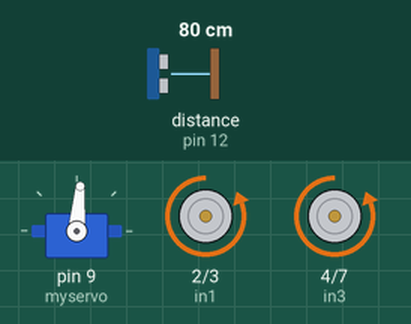
This sketch was run on a simulated Arduino Uno, built with avr-gcc and run on an emulated ATmega328P. On the bench: servo, motor-driver pin pairs drawn as motors (green arrow = first pin HIGH = forward, orange = second pin HIGH = backward, longer = more drive). Wiring (inferred from the names in the program): ultrasonic range finder: trigger pin 11; echo pin 12. The inputs (shaded band) are chosen by the test bench; at power-on: distance to the obstacle (sensor on pin 12) 80 cm. The echo pulse lasts 58.3 µs per cm.

Above: at 1.2 s.
1.3 s: distance to the obstacle (sensor on pin 12) set to 35 cm
2.8 s: distance to the obstacle (sensor on pin 12) set to 28 cm
At 3.25 s:
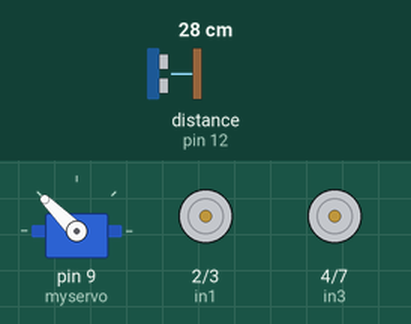
At 4.3 s:
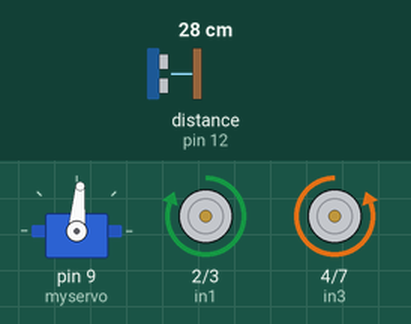
5.8 s: distance to the obstacle (sensor on pin 12) set to 4 cm
8.8 s: distance to the obstacle (sensor on pin 12) set to 10 cm
11.8 s: distance to the obstacle (sensor on pin 12) set to 13 cm
At 12.2 s:
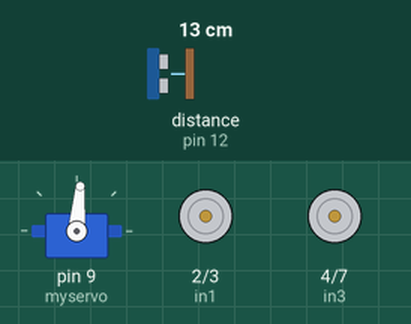
14.8 s: distance to the obstacle (sensor on pin 12) set to 9 cm
At 16.19 s:
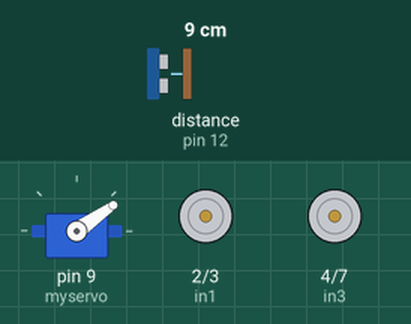
Timing chart, 0 to 18.8 s (numbered marks = the images above; inputs shaded):
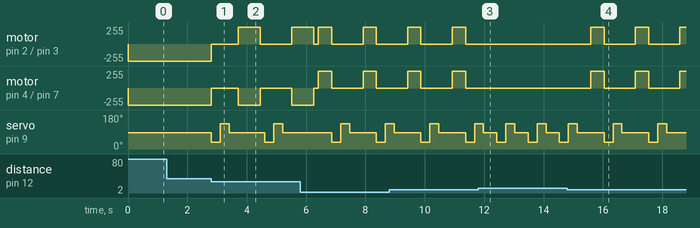

Measured:
- the behaviour switches between 32 and 31 cm on distance to the obstacle (sensor on pin 12) (found by bisection; images 0 and 1)
- after the input at 1.3 s, every drawn part: stays the same
- after the input at 2.8 s, motor on pin 2 (in1) / pin 3 (in2): alternates forward 255/255 for 0.75 s and stopped for 0.98 s, starting at once; motor on pin 4 (in3) / pin 7 (in4): alternates backward 255/255 for 0.75 s and stopped for 0.98 s, starting at once
- after the input at 11.8 s, motor on pin 2 (in1) / pin 3 (in2), motor on pin 4 (in3) / pin 7 (in4): stops changing and stays stopped
- after the input at 14.8 s, motor on pin 2 (in1) / pin 3 (in2), motor on pin 4 (in3) / pin 7 (in4): alternates forward 255/255 for 0.45 s and stopped for 1.1 s, starting after 0.79 s

The sketch:

RC_Car_ultra.ino
```cpp
#include <Servo.h>
#define in1 2
#define in2 3
#define in3 4
#define in4 7

Servo myservo;
int pos = 0;
const int trigPin = 11;
const int echoPin = 12;
long duration;
int distance,Cdistance,Rdistance,Ldistance;
void setup()
{
  pinMode(in1,OUTPUT);
  pinMode(in2,OUTPUT);
  pinMode(in3,OUTPUT);
  pinMode(in4,OUTPUT);
  pinMode(trigPin, OUTPUT);
  pinMode(echoPin, INPUT);
  myservo.attach(9);
  myservo.write(85);
}

void loop()
{
  Cdistance=ultrasonic();
  if(Cdistance>30)
  {
    forward();
  }else
  {
    if(Cdistance<=10&&Cdistance>2)reverse();
    off();
    myservo.write(35);
    delay(300);
    Rdistance=ultrasonic();
    myservo.write(135);
    delay(300);
    Ldistance=ultrasonic();
    myservo.write(85);
    delay(300);
    comparison(Rdistance, Ldistance);
    off();
    delay(150);
  }
  Rdistance=0;
  Ldistance=0;
  Cdistance=0;
}

int ultrasonic(void)
{
  distance=0;
digitalWrite(trigPin, LOW);
delayMicroseconds(2);
digitalWrite(trigPin, HIGH);
delayMicroseconds(10);
digitalWrite(trigPin, LOW);
duration = pulseIn(echoPin, HIGH);
distance= duration*0.034/2;
return distance;
}

void comparison(int r, int l)
{
  if(r>25||l>25)
  {
   if(r>l||r==l)
   {
     Tright90();
   }else if(l>r)
   {
     Tleft90();
   }
  }
}
void forward()
{
  digitalWrite(in1,LOW);
  digitalWrite(in2,HIGH);
  digitalWrite(in3,LOW);
  digitalWrite(in4,HIGH);
}
void off()
{
  digitalWrite(in1,LOW);
  digitalWrite(in2,LOW);
  digitalWrite(in3,LOW);
  digitalWrite(in4,LOW);
}
void Tleft90()
{
  digitalWrite(in1,LOW);
  digitalWrite(in2,HIGH);
  digitalWrite(in3,HIGH);
  digitalWrite(in4,LOW);
  delay(650);
}
void Tright90()
{
  digitalWrite(in1,HIGH);
  digitalWrite(in2,LOW);
  digitalWrite(in3,LOW);
  digitalWrite(in4,HIGH);
  delay(750);
}

void reverse()
{
  digitalWrite(in1,HIGH);
  digitalWrite(in2,LOW);
  digitalWrite(in3,HIGH);
  digitalWrite(in4,LOW);
  delay(450);
}
```
